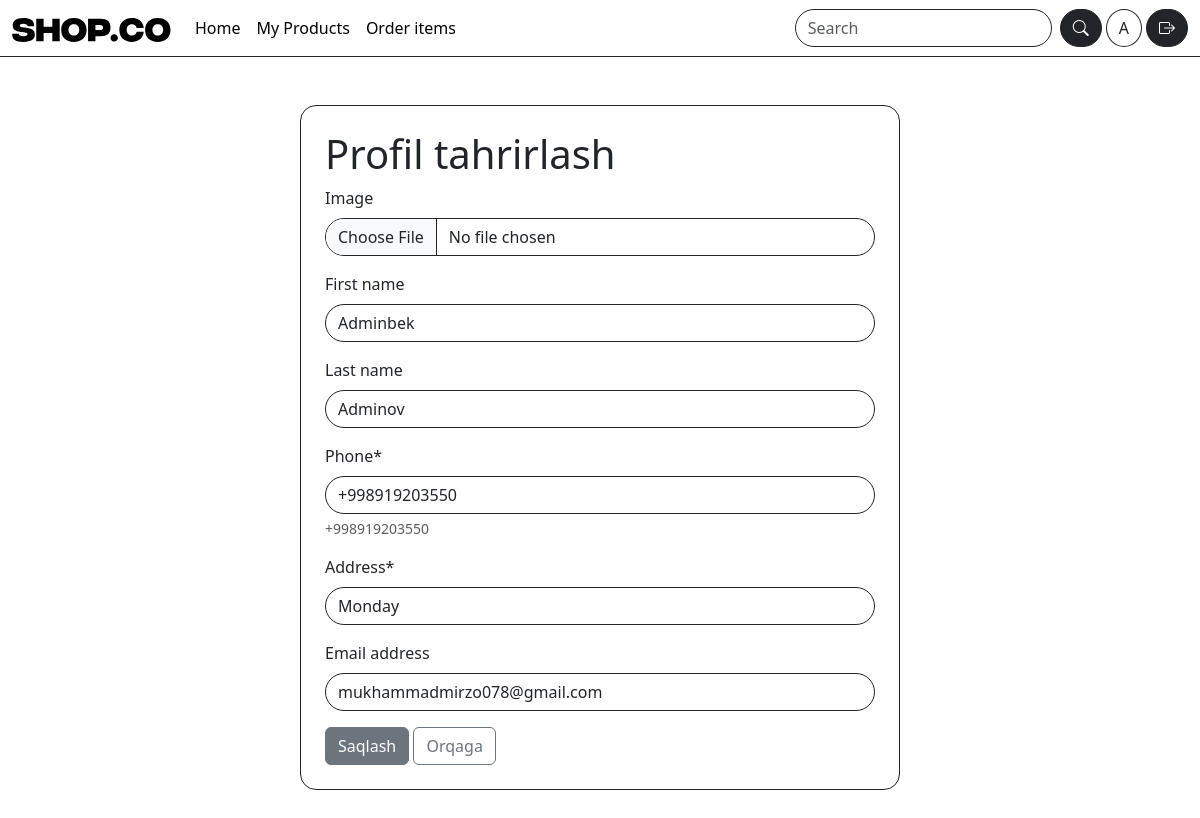
Page /accounts/profile/edit/ (signed in) on the committed database.
### accounts/models.py (models this page shows, shortened)
class User(AbstractUser):
    class Role(models.TextChoices):
        BUYER = 'BUYER', 'Buyer'
        SELLER = 'SELLER', 'Seller'
    role = models.CharField(
        choices=Role.choices,
        default=Role.BUYER
    )
    image = models.ImageField(upload_to="avatars/", null=True, blank=True)
    phone = models.CharField(max_length=15, help_text="+998919203550")
    address = models.CharField(max_length=250)

### accounts/views.py (the view, shortened to what this page needs)
# urls.py: path('profile/edit/', views.ProfileUpdateView.as_view(), name='profile_edit'),
class ProfileUpdateView(LoginRequiredMixin, UpdateView):
    model =User
    form_class = ProfileForm
    template_name = "accounts/profile_edit.html"
    success_url = reverse_lazy("profile")
    def get_object(self):
        return self.request.user

### accounts/forms.py
class ProfileForm(forms.ModelForm):
    class Meta:
        model = User
        fields = ("image", "first_name", "last_name", "phone", "address", 'email')

### templates/accounts/profile_edit.html (shortened to what this page needs)
{% extends 'base.html' %}
{% load crispy_forms_tags %}
{%block content %}
<div class="container border border-dark rounded rounded-4 p-4 my-5 col-6">
        <h1>Profil tahrirlash</h1>
        <form method="post" enctype="multipart/form-data">
            {{ form | crispy}}
            <button class="btn btn-secondary" >Saqlash</button>
            <a class="btn btn-outline-secondary" href="{% url 'profile' %}">Orqaga</a>
        </form>
</div>
{%endblock content %}

### templates/includes/navbar.html (shortened to what this page needs)
{% load static %}
<nav class="navbar navbar-expand-md bottom border-bottom border-dark">
  <div class="container-fluid">
    <a class="navbar-brand" href="{% url 'product_list' %}"><img src="{%static 'images/SHOP.CO.svg' %}" alt=""></a>
    <div class="collapse navbar-collapse" id="navbarSupportedContent">
      <ul class="navbar-nav me-auto mb-2 mb-lg-0">
        <li class="nav-item">
          <a class="nav-link active" aria-current="page" href="{% url 'product_list' %}">Home</a>
        </li>
        <li class="nav-item">
          {% if request.user.is_authenticated and request.user.role == "SELLER" %}
<a class="nav-link active" href="{% url 'seller_products' %}">
My Products
</a>
{% endif %}
        </li>
        {% if user.role == 'SELLER' %}
        <li class="nav-item">
          <a class="nav-link active" href="{% url 'seller_order_items' %}">Order items</a>
        </li>
        {% endif %}
      </ul>
      <form class="d-flex me-1 mb-2 mb-md-0" role="search">
        <input class="form-control me-2 rounded-pill border-dark" type="search" placeholder="Search" aria-label="Search"/>
        <button class="btn btn-dark rounded-pill" type="submit"><i class="bi bi-search"></i></button>
      </form>
      {% if user.is_authenticated and user.image %}
        <a class="border rounded-circle border-dark me-1 btn-outline-dark" href="{% url 'profile'  %}"><img class="rounded rounded-circle"  style="width:35px; height:35px" src="{{ user.image.url }}" alt=""></a>
      {% elif user.is_authenticated and not user.image %}
        <a href="{% url 'profile'%}"><span class="btn btn-outline-dark rounded-circle me-1">{{ user.username|slice:1|title }}</span></a>
       {% else %}
       <a href="{% url 'login' %}"><i class="bi bi-person-circle fs-1 text-dark"></i></a>
       {% endif %}
      {% if user.is_authenticated %}
      <form method="post" action="{% url 'logout' %}" class="r">
        <button class="btn btn-dark rounded-pill"><i class="bi bi-box-arrow-right"></i></button>
      </form>
      {%else%}
      <a class="btn btn-dark rounded-pill mx-1" href="{% url 'login' %}">Login</a>
      <a class="btn border border-dark rounded-pill btn-outline-dark" href="{% url 'signup' %}">Signup</a>
      {% endif %}
    </div>
  </div>
</nav>

### static/css/style.css (style rules this page uses)
.btn-outline-dark { background-color: white; transition: .3s; }
form input, form select { border-radius: 50rem !important; border-color: #212529 !important; }

### rows in the picture
User: username "A", first_name "Adminbek", last_name "Adminov", phone "+998919203550", address "Monday", email "mukhammadmirzo078@gmail.com"
